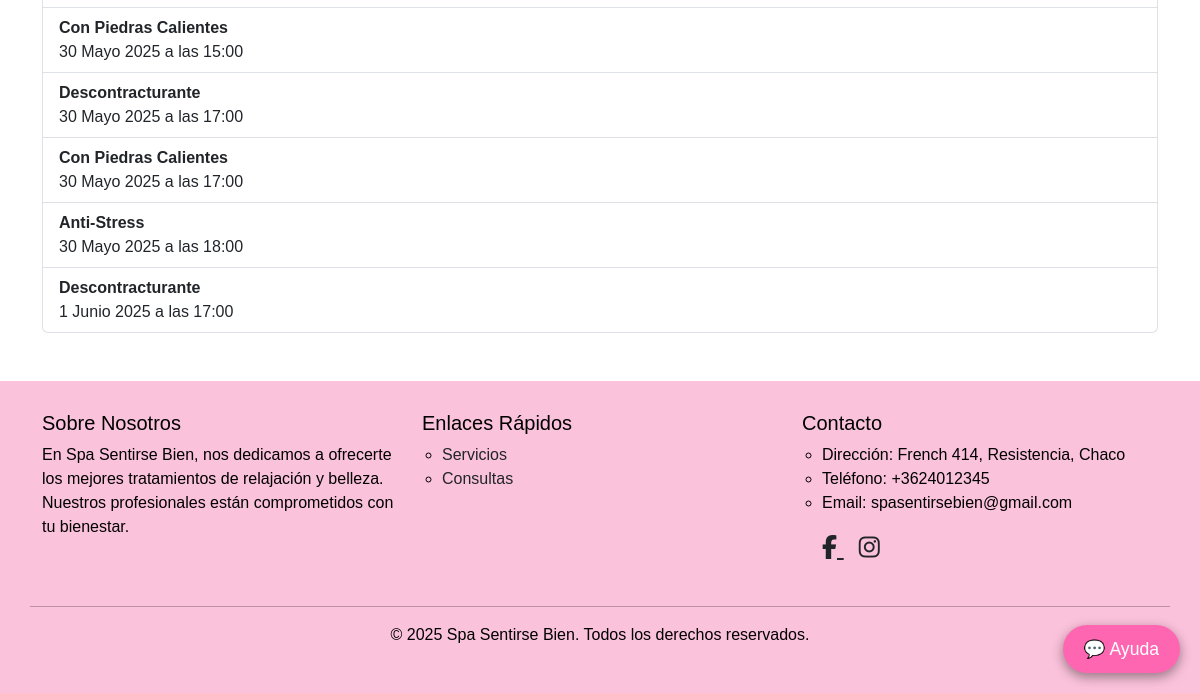
/mis-turnos/ (signed in, lower part), run on an earlier commit of the app's database.
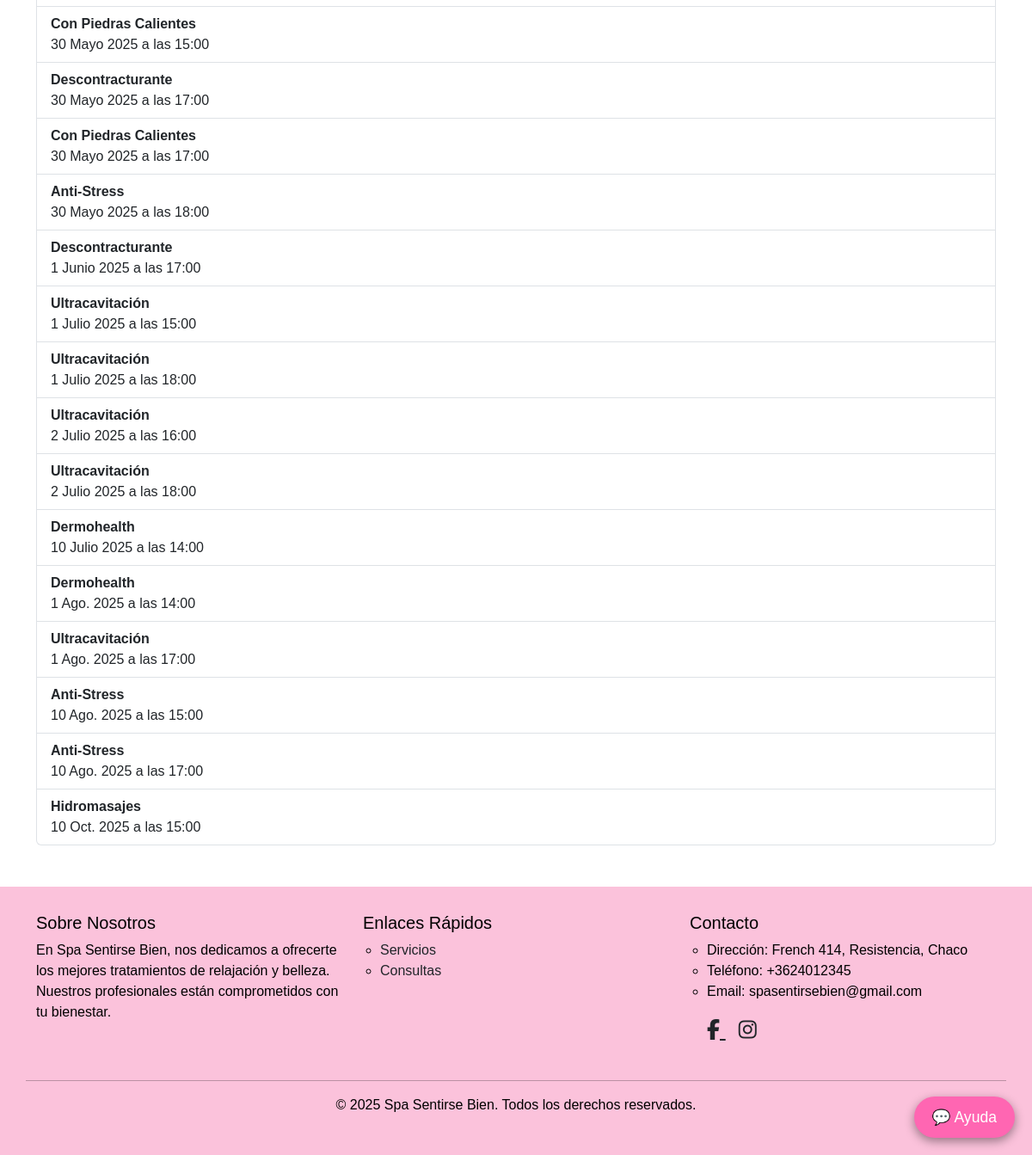
And on a later commit of the database.
### spa/models.py (models this page shows, shortened)
class Turno(models.Model):
    cliente = models.ForeignKey(Cliente, on_delete=models.CASCADE)
    servicio = models.ForeignKey(Servicio, on_delete=models.CASCADE)
    fecha = models.DateField()
    hora = models.TimeField()

class Servicio(models.Model):
    nombre = models.CharField(max_length=100)
    descripcion = models.TextField()
    imagen = models.ImageField(upload_to='servicios/', blank=True, null=True)
    subcategoria = models.ForeignKey(SubcategoriaServicio, on_delete=models.CASCADE)
    precio = models.PositiveIntegerField(default=10000)

### spa/views.py (the view, shortened to what this page needs)
# urls.py: path('mis-turnos/', views.mis_turnos, name='mis_turnos'),
@login_required
def mis_turnos(request):
    user = request.user
    cliente = get_object_or_404(Cliente, user=user)
    turnos = Turno.objects.filter(cliente=cliente).order_by('fecha', 'hora')
    return render(request, 'mis_turnos.html', {
        'turnos': turnos
    })

### spa/context_processors.py (called while the page is built)
def cart_processor(request):
    if request.user.is_authenticated:
        cart = Cart.objects.filter(user=request.user).first()
    else:
        session_key = request.session.session_key
        if not session_key:
            return {'cart_count': 0}
        cart = Cart.objects.filter(session_key=session_key).first()
    if cart:
        return {'cart_count': cart.items.count()}
    return {'cart_count': 0}

def is_admin(request):
    return {'is_admin': request.user.is_staff}

### spa/templatetags/custom_filters.py (called while the page is built)
@register.filter
def has_attr(obj, attr_name):
    return hasattr(obj, attr_name)

### templates/mis_turnos.html (shortened to what this page needs)
{% extends "base.html" %} {% block content %}
<div class="container mt-5 mb-5">
  {% if turnos %}
  <ul class="list-group">
    {% for t in turnos %}
    <li
      class="list-group-item d-flex justify-content-between align-items-center"
    >
      <div>
        <strong>{{ t.servicio.nombre }}</strong><br />
        {{ t.fecha }} a las {{ t.hora|time:"H:i" }}
      </div>
    </li>
    {% endfor %}
  </ul>
  {% else %}
  <div class="alert alert-info">No tienes turnos reservados.</div>
  {% endif %}
</div>
{% include 'footer.html' %} {% endblock %}

What changed in the data, as far as the page shows it:
added Turno: servicio.nombre "Ultracavitación", fecha "1 Julio 2025", hora "15:00"
added Turno: servicio.nombre "Ultracavitación", fecha "1 Julio 2025", hora "18:00"
added Turno: servicio.nombre "Ultracavitación", fecha "2 Julio 2025", hora "16:00"
added Turno: servicio.nombre "Ultracavitación", fecha "2 Julio 2025", hora "18:00"
added Turno: servicio.nombre "Dermohealth", fecha "10 Julio 2025", hora "14:00"
added Turno: servicio.nombre "Dermohealth", fecha "1 Ago. 2025", hora "14:00"
added Turno: servicio.nombre "Ultracavitación", fecha "1 Ago. 2025", hora "17:00"
added Turno: servicio.nombre "Anti-Stress", fecha "10 Ago. 2025", hora "15:00"
added Turno: servicio.nombre "Anti-Stress", fecha "10 Ago. 2025", hora "17:00"
added Turno: servicio.nombre "Hidromasajes", fecha "10 Oct. 2025", hora "15:00"
